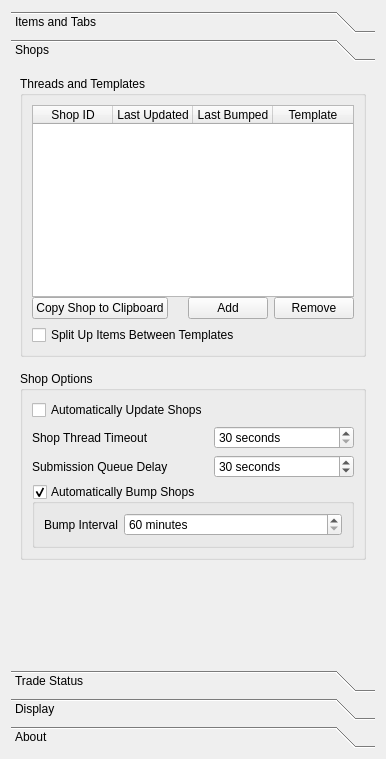
<?xml version="1.0" encoding="UTF-8"?>
<ui version="4.0">
 <class>SettingsPane</class>
 <widget class="QWidget" name="SettingsPane">
  <property name="geometry">
   <rect>
    <x>0</x>
    <y>0</y>
    <width>386</width>
    <height>759</height>
   </rect>
  </property>
  <property name="windowTitle">
   <string>Form</string>
  </property>
  <layout class="QVBoxLayout" name="verticalLayout">
   <item>
    <widget class="QToolBox" name="toolBox">
     <property name="currentIndex">
      <number>1</number>
     </property>
     <widget class="QWidget" name="page">
      <property name="geometry">
       <rect>
        <x>0</x>
        <y>0</y>
        <width>368</width>
        <height>606</height>
       </rect>
      </property>
      <attribute name="label">
       <string>Items and Tabs</string>
      </attribute>
      <layout class="QVBoxLayout" name="verticalLayout_9">
       <property name="spacing">
        <number>14</number>
       </property>
       <item>
        <widget class="QGroupBox" name="refreshItemsBox">
         <property name="title">
          <string>Automatically Refresh Items</string>
         </property>
         <property name="checkable">
          <bool>true</bool>
         </property>
         <layout class="QFormLayout" name="formLayout_4">
          <property name="sizeConstraint">
           <enum>QLayout::SetDefaultConstraint</enum>
          </property>
          <item row="1" column="0">
           <widget class="QLabel" name="label_4">
            <property name="text">
             <string>Refresh Interval</string>
            </property>
           </widget>
          </item>
          <item row="1" column="1">
           <widget class="QSpinBox" name="refreshItemsIntervalBox">
            <property name="enabled">
             <bool>true</bool>
            </property>
            <property name="suffix">
             <string> minutes</string>
            </property>
            <property name="minimum">
             <number>1</number>
            </property>
            <property name="maximum">
             <number>180</number>
            </property>
            <property name="value">
             <number>30</number>
            </property>
           </widget>
          </item>
         </layout>
        </widget>
       </item>
       <item>
        <widget class="QGroupBox" name="groupBox">
         <property name="title">
          <string>Exclude Tabs from Acquisition</string>
         </property>
         <property name="flat">
          <bool>false</bool>
         </property>
         <property name="checkable">
          <bool>false</bool>
         </property>
         <property name="checked">
          <bool>false</bool>
         </property>
         <layout class="QVBoxLayout" name="verticalLayout_3">
          <property name="spacing">
           <number>0</number>
          </property>
          <item>
           <widget class="QListWidget" name="tabExclusionListWidget">
            <property name="editTriggers">
             <set>QAbstractItemView::DoubleClicked|QAbstractItemView::EditKeyPressed</set>
            </property>
            <property name="tabKeyNavigation">
             <bool>true</bool>
            </property>
            <property name="showDropIndicator" stdset="0">
             <bool>false</bool>
            </property>
            <property name="dragDropOverwriteMode">
             <bool>false</bool>
            </property>
            <property name="dragDropMode">
             <enum>QAbstractItemView::DragOnly</enum>
            </property>
            <property name="alternatingRowColors">
             <bool>true</bool>
            </property>
            <property name="selectionMode">
             <enum>QAbstractItemView::SingleSelection</enum>
            </property>
            <property name="selectionBehavior">
             <enum>QAbstractItemView::SelectRows</enum>
            </property>
            <property name="movement">
             <enum>QListView::Snap</enum>
            </property>
            <property name="uniformItemSizes">
             <bool>true</bool>
            </property>
            <property name="sortingEnabled">
             <bool>false</bool>
            </property>
           </widget>
          </item>
          <item>
           <layout class="QHBoxLayout" name="horizontalLayout_2">
            <item>
             <spacer name="horizontalSpacer">
              <property name="orientation">
               <enum>Qt::Horizontal</enum>
              </property>
              <property name="sizeHint" stdset="0">
               <size>
                <width>40</width>
                <height>20</height>
               </size>
              </property>
             </spacer>
            </item>
            <item>
             <widget class="QPushButton" name="addTabExclusion">
              <property name="text">
               <string>Add</string>
              </property>
             </widget>
            </item>
            <item>
             <widget class="QPushButton" name="removeTabExclusion">
              <property name="text">
               <string>Remove</string>
              </property>
             </widget>
            </item>
           </layout>
          </item>
         </layout>
        </widget>
       </item>
       <item>
        <spacer name="verticalSpacer_4">
         <property name="orientation">
          <enum>Qt::Vertical</enum>
         </property>
         <property name="sizeHint" stdset="0">
          <size>
           <width>20</width>
           <height>40</height>
          </size>
         </property>
        </spacer>
       </item>
      </layout>
     </widget>
     <widget class="QWidget" name="page_4">
      <attribute name="label">
       <string>Shops</string>
      </attribute>
      <layout class="QVBoxLayout" name="verticalLayout_5">
       <property name="spacing">
        <number>14</number>
       </property>
       <item>
        <widget class="QGroupBox" name="groupBox_3">
         <property name="title">
          <string>Threads and Templates</string>
         </property>
         <layout class="QVBoxLayout" name="verticalLayout_6">
          <item>
           <layout class="QVBoxLayout" name="verticalLayout_2">
            <property name="spacing">
             <number>0</number>
            </property>
            <item>
             <widget class="QTableWidget" name="shopsWidget">
              <property name="showDropIndicator" stdset="0">
               <bool>false</bool>
              </property>
              <property name="dragDropOverwriteMode">
               <bool>false</bool>
              </property>
              <property name="alternatingRowColors">
               <bool>true</bool>
              </property>
              <property name="selectionMode">
               <enum>QAbstractItemView::SingleSelection</enum>
              </property>
              <property name="selectionBehavior">
               <enum>QAbstractItemView::SelectRows</enum>
              </property>
              <attribute name="horizontalHeaderDefaultSectionSize">
               <number>80</number>
              </attribute>
              <attribute name="horizontalHeaderStretchLastSection">
               <bool>true</bool>
              </attribute>
              <attribute name="verticalHeaderVisible">
               <bool>false</bool>
              </attribute>
              <column>
               <property name="text">
                <string>Shop ID</string>
               </property>
              </column>
              <column>
               <property name="text">
                <string>Last Updated</string>
               </property>
              </column>
              <column>
               <property name="text">
                <string>Last Bumped</string>
               </property>
              </column>
              <column>
               <property name="text">
                <string>Template</string>
               </property>
              </column>
             </widget>
            </item>
            <item>
             <layout class="QHBoxLayout" name="horizontalLayout">
              <property name="spacing">
               <number>6</number>
              </property>
              <item>
               <widget class="QPushButton" name="copyShopButton">
                <property name="text">
                 <string>Copy Shop to Clipboard</string>
                </property>
                <property name="flat">
                 <bool>false</bool>
                </property>
               </widget>
              </item>
              <item>
               <spacer name="horizontalSpacer_2">
                <property name="orientation">
                 <enum>Qt::Horizontal</enum>
                </property>
                <property name="sizeHint" stdset="0">
                 <size>
                  <width>40</width>
                  <height>20</height>
                 </size>
                </property>
               </spacer>
              </item>
              <item>
               <widget class="QPushButton" name="addShopButton">
                <property name="text">
                 <string>Add</string>
                </property>
               </widget>
              </item>
              <item>
               <widget class="QPushButton" name="removeShopButton">
                <property name="text">
                 <string>Remove</string>
                </property>
               </widget>
              </item>
             </layout>
            </item>
           </layout>
          </item>
          <item>
           <widget class="QCheckBox" name="splitTemplateItemsBox">
            <property name="text">
             <string>Split Up Items Between Templates</string>
            </property>
           </widget>
          </item>
         </layout>
        </widget>
       </item>
       <item>
        <widget class="QGroupBox" name="groupBox_2">
         <property name="title">
          <string>Shop Options</string>
         </property>
         <layout class="QVBoxLayout" name="verticalLayout_4">
          <item>
           <layout class="QFormLayout" name="formLayout_2">
            <item row="0" column="0">
             <widget class="QCheckBox" name="updateShopBox">
              <property name="text">
               <string>Automatically Update Shops</string>
              </property>
             </widget>
            </item>
            <item row="2" column="0">
             <widget class="QLabel" name="label">
              <property name="text">
               <string>Shop Thread Timeout</string>
              </property>
             </widget>
            </item>
            <item row="2" column="1">
             <widget class="QSpinBox" name="shopTimeoutBox">
              <property name="suffix">
               <string> seconds</string>
              </property>
              <property name="minimum">
               <number>30</number>
              </property>
              <property name="maximum">
               <number>360</number>
              </property>
             </widget>
            </item>
            <item row="3" column="0">
             <widget class="QLabel" name="submissionQueueDelayLabel">
              <property name="text">
               <string>Submission Queue Delay</string>
              </property>
             </widget>
            </item>
            <item row="3" column="1">
             <widget class="QSpinBox" name="submissionQueueDelaySpinBox">
              <property name="suffix">
               <string> seconds</string>
              </property>
              <property name="minimum">
               <number>5</number>
              </property>
              <property name="maximum">
               <number>400</number>
              </property>
              <property name="singleStep">
               <number>5</number>
              </property>
              <property name="value">
               <number>30</number>
              </property>
             </widget>
            </item>
           </layout>
          </item>
          <item>
           <widget class="QGroupBox" name="bumpShopBox">
            <property name="title">
             <string>Automatically Bump Shops</string>
            </property>
            <property name="checkable">
             <bool>true</bool>
            </property>
            <layout class="QFormLayout" name="formLayout_3">
             <item row="0" column="0">
              <widget class="QLabel" name="label_2">
               <property name="text">
                <string>Bump Interval</string>
               </property>
              </widget>
             </item>
             <item row="0" column="1">
              <widget class="QSpinBox" name="bumpIntervalBox">
               <property name="suffix">
                <string> minutes</string>
               </property>
               <property name="minimum">
                <number>60</number>
               </property>
               <property name="maximum">
                <number>600</number>
               </property>
               <property name="singleStep">
                <number>15</number>
               </property>
              </widget>
             </item>
            </layout>
           </widget>
          </item>
         </layout>
        </widget>
       </item>
       <item>
        <spacer name="verticalSpacer_2">
         <property name="orientation">
          <enum>Qt::Vertical</enum>
         </property>
         <property name="sizeHint" stdset="0">
          <size>
           <width>20</width>
           <height>40</height>
          </size>
         </property>
        </spacer>
       </item>
      </layout>
     </widget>
     <widget class="QWidget" name="page_5">
      <attribute name="label">
       <string>Trade Status</string>
      </attribute>
      <layout class="QVBoxLayout" name="verticalLayout_7">
       <property name="spacing">
        <number>14</number>
       </property>
       <item>
        <widget class="QGroupBox" name="refreshTradeBox">
         <property name="title">
          <string>Automatically Refresh Trade Status</string>
         </property>
         <property name="checkable">
          <bool>true</bool>
         </property>
         <layout class="QFormLayout" name="formLayout">
          <item row="2" column="0">
           <widget class="QLabel" name="label_6">
            <property name="text">
             <string>Private URL</string>
            </property>
           </widget>
          </item>
          <item row="2" column="1">
           <widget class="QLineEdit" name="tradeURLLineEdit"/>
          </item>
          <item row="3" column="1">
           <widget class="QCheckBox" name="showTradeURL">
            <property name="text">
             <string>Show URL</string>
            </property>
           </widget>
          </item>
         </layout>
        </widget>
       </item>
       <item>
        <spacer name="verticalSpacer">
         <property name="orientation">
          <enum>Qt::Vertical</enum>
         </property>
         <property name="sizeHint" stdset="0">
          <size>
           <width>20</width>
           <height>40</height>
          </size>
         </property>
        </spacer>
       </item>
      </layout>
     </widget>
     <widget class="QWidget" name="page_2">
      <property name="geometry">
       <rect>
        <x>0</x>
        <y>0</y>
        <width>368</width>
        <height>606</height>
       </rect>
      </property>
      <attribute name="label">
       <string>Display</string>
      </attribute>
      <layout class="QVBoxLayout" name="verticalLayout_11">
       <property name="spacing">
        <number>14</number>
       </property>
       <item>
        <widget class="QGroupBox" name="groupBox_4">
         <property name="title">
          <string>Theme</string>
         </property>
         <layout class="QHBoxLayout" name="horizontalLayout_7">
          <item>
           <widget class="QRadioButton" name="lightThemeRadioButton">
            <property name="text">
             <string>Light Theme</string>
            </property>
            <property name="checked">
             <bool>true</bool>
            </property>
           </widget>
          </item>
          <item>
           <widget class="QRadioButton" name="darkThemeRadioButton">
            <property name="text">
             <string>Dark Theme</string>
            </property>
           </widget>
          </item>
         </layout>
        </widget>
       </item>
       <item>
        <widget class="QCheckBox" name="buyoutStyleBox">
         <property name="text">
          <string>Procurement style buyouts</string>
         </property>
        </widget>
       </item>
       <item>
        <widget class="QCheckBox" name="minimizeBox">
         <property name="text">
          <string>Minimize to the system tray</string>
         </property>
        </widget>
       </item>
       <item>
        <spacer name="verticalSpacer_3">
         <property name="orientation">
          <enum>Qt::Vertical</enum>
         </property>
         <property name="sizeHint" stdset="0">
          <size>
           <width>20</width>
           <height>40</height>
          </size>
         </property>
        </spacer>
       </item>
      </layout>
     </widget>
     <widget class="QWidget" name="page_3">
      <property name="geometry">
       <rect>
        <x>0</x>
        <y>0</y>
        <width>368</width>
        <height>606</height>
       </rect>
      </property>
      <attribute name="label">
       <string>About</string>
      </attribute>
      <layout class="QVBoxLayout" name="verticalLayout_10">
       <property name="spacing">
        <number>0</number>
       </property>
       <property name="leftMargin">
        <number>0</number>
       </property>
       <property name="topMargin">
        <number>0</number>
       </property>
       <property name="rightMargin">
        <number>0</number>
       </property>
       <property name="bottomMargin">
        <number>0</number>
       </property>
       <item>
        <widget class="QTextBrowser" name="textBrowser">
         <property name="frameShape">
          <enum>QFrame::NoFrame</enum>
         </property>
         <property name="readOnly">
          <bool>true</bool>
         </property>
         <property name="html">
          <string>&lt;!DOCTYPE HTML PUBLIC &quot;-//W3C//DTD HTML 4.0//EN&quot; &quot;http://www.w3.org/TR/REC-html40/strict.dtd&quot;&gt;
&lt;html&gt;&lt;head&gt;&lt;meta name=&quot;qrichtext&quot; content=&quot;1&quot; /&gt;&lt;style type=&quot;text/css&quot;&gt;
p, li { white-space: pre-wrap; }
&lt;/style&gt;&lt;/head&gt;&lt;body style=&quot; font-family:'MS Shell Dlg 2'; font-size:8.25pt; font-weight:400; font-style:normal;&quot;&gt;
&lt;p align=&quot;center&quot; style=&quot; margin-top:0px; margin-bottom:0px; margin-left:0px; margin-right:0px; -qt-block-indent:0; text-indent:0px;&quot;&gt;&lt;span style=&quot; font-size:8pt;&quot;&gt;Based off Acquisition by XYZ, which can be found at &lt;/span&gt;&lt;a href=&quot;https://github.com/xyzz/acquisition&quot;&gt;&lt;span style=&quot; font-size:8pt; text-decoration: underline; color:#007af4;&quot;&gt;here&lt;/span&gt;&lt;/a&gt;&lt;span style=&quot; font-size:8pt;&quot;&gt;.&lt;/span&gt;&lt;/p&gt;
&lt;p align=&quot;center&quot; style=&quot;-qt-paragraph-type:empty; margin-top:0px; margin-bottom:0px; margin-left:0px; margin-right:0px; -qt-block-indent:0; text-indent:0px; font-size:8pt;&quot;&gt;&lt;br /&gt;&lt;/p&gt;
&lt;p align=&quot;center&quot; style=&quot; margin-top:0px; margin-bottom:0px; margin-left:0px; margin-right:0px; -qt-block-indent:0; text-indent:0px;&quot;&gt;&lt;span style=&quot; font-size:8pt;&quot;&gt;Acquisition Plus is a fan-made modification based off of the 0.2f version of Acquisition. It features a lightly modified interface as well as some quality-of-life improvements.&lt;/span&gt;&lt;/p&gt;
&lt;p align=&quot;center&quot; style=&quot;-qt-paragraph-type:empty; margin-top:0px; margin-bottom:0px; margin-left:0px; margin-right:0px; -qt-block-indent:0; text-indent:0px; font-size:8pt;&quot;&gt;&lt;br /&gt;&lt;/p&gt;
&lt;p align=&quot;center&quot; style=&quot; margin-top:0px; margin-bottom:0px; margin-left:0px; margin-right:0px; -qt-block-indent:0; text-indent:0px;&quot;&gt;&lt;span style=&quot; font-size:8pt;&quot;&gt;Please support the original developer if you enjoy this application. Thank you.&lt;/span&gt;&lt;/p&gt;
&lt;p align=&quot;center&quot; style=&quot;-qt-paragraph-type:empty; margin-top:0px; margin-bottom:0px; margin-left:0px; margin-right:0px; -qt-block-indent:0; text-indent:0px; font-size:8pt;&quot;&gt;&lt;br /&gt;&lt;/p&gt;
&lt;p align=&quot;center&quot; style=&quot;-qt-paragraph-type:empty; margin-top:0px; margin-bottom:0px; margin-left:0px; margin-right:0px; -qt-block-indent:0; text-indent:0px; font-size:8pt;&quot;&gt;&lt;br /&gt;&lt;/p&gt;
&lt;p align=&quot;center&quot; style=&quot; margin-top:0px; margin-bottom:0px; margin-left:0px; margin-right:0px; -qt-block-indent:0; text-indent:0px;&quot;&gt;&lt;span style=&quot; font-size:8pt;&quot;&gt;Acquisition Plus remains under the GNU General Public License v3 as required. You may download the source code &lt;/span&gt;&lt;a href=&quot;https://github.com/Novynn/acquisitionplus&quot;&gt;&lt;span style=&quot; font-size:8pt; text-decoration: underline; color:#0000ff;&quot;&gt;here&lt;/span&gt;&lt;/a&gt;&lt;span style=&quot; font-size:8pt;&quot;&gt;.&lt;/span&gt;&lt;/p&gt;&lt;/body&gt;&lt;/html&gt;</string>
         </property>
         <property name="openExternalLinks">
          <bool>true</bool>
         </property>
        </widget>
       </item>
      </layout>
     </widget>
    </widget>
   </item>
  </layout>
 </widget>
 <resources/>
 <connections/>
</ui>
